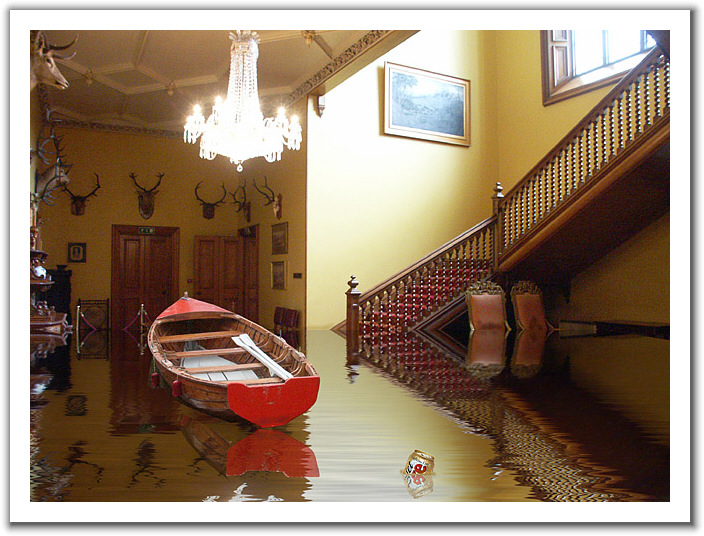
%> input picture assignment2/Flooded_house.jpg, 704 x 536 px
$ octave assignment2_c.m   (GNU Octave 9; MATLAB toolbox functions it lacks are replaced by stand-ins)
%> lines starting %> are read from the running program, lines starting %| are printed output that depends on the picture
clc
clear all
close all

rgbImage = imread('Flooded_house.jpg', 'jpg');      % Load Image
%> rgbImage is the input picture: size 536x704x3 uint8; mean R, G, B 148.4, 127, 106.1
ycbcr = rgb2ycbcr(rgbImage);                        % convert RGB to YCbCr
%> ycbcr: size 536x704x3 uint8; mean of channels 1, 2, 3 128.5, 115.7, 138.9
Y = ycbcr(:, :, 1);                                 % Y component only
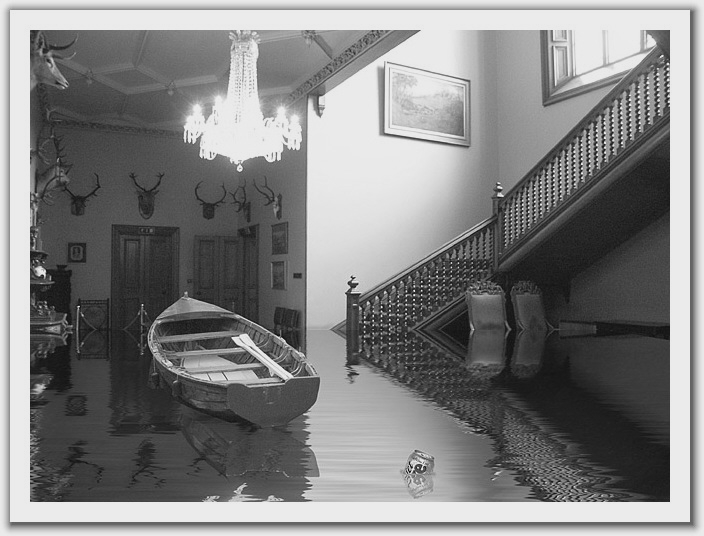
%> Y: size 536x704 uint8; min 16, max 235, mean 128.5
Cr = ycbcr(:, :, 2);                                % Cr component only
Cb = ycbcr(:, :, 3);                                % Cb component only
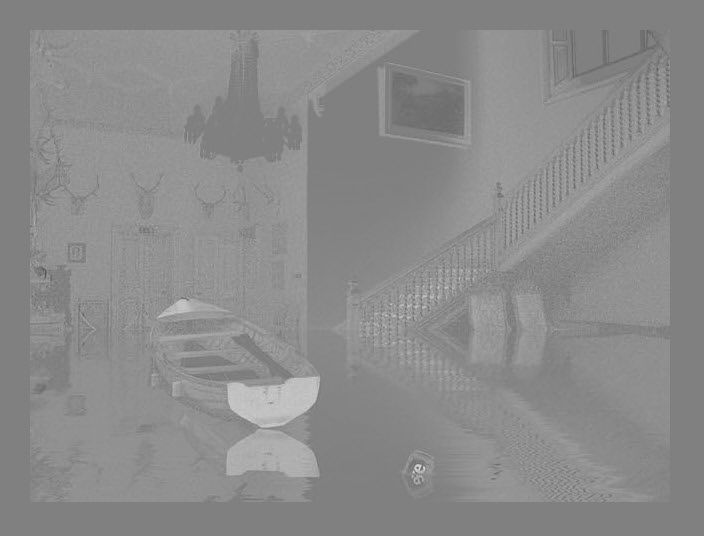
%> Cb: size 536x704 uint8; min 79, max 218, mean 138.9
% This is to assign a size to each to row, column, and channels variables
[rows, columns, numberOfYcbcrChannels] = size(ycbcr);
%> rows = 536; columns = 704; numberOfYcbcrChannels = 3
% This is to assign a size to each to row, column, and channels variables

sub_Cr = zeros( (rows/2), (columns/2), 'uint8' );        % fill subsampled array with 0's
sub_Cb = zeros( (rows/2), (columns/2), 'uint8' );        % fill subsampled array with 0's

x = 1;                                                   % Rows
y = 1;                                                   % Columns
for i = 1:2:rows
    for j = 1:2:columns
        sub_Cr(x, y) = Cr( ((x*2)-1), ((y*2)-1) );  % 4:2:0 subsampling
        sub_Cb(x, y) = Cb( ((x*2)-1), ((y*2)-1) );  % 4:2:0 subsampling
        y = y + 1;
    end
    x = x + 1;
    y = 1;
end
%> after the loop, x = 269

%  Encoder
%  Compute the 8x8 block DCT transform coefficients of the luminance and
%  chrominance components of the image.
%%%%%%%%%%%%%%%%%%%%%%%%%%%%%%%%%%%%%%%%%%%%%%%%%%%%%%%%%%%%%%%%%%%%%%%%%%
%  Prepare (normalize) all the matrices for transformation
y_norm = int16(Y);                  % Normalize Y and subtract
y_norm = y_norm - 128;              % 128 from all values in matrix
sub_cr_norm = int16(sub_Cr);        % Normalize sub-sampled Cr and subtract
sub_cr_norm = sub_cr_norm - 128;    % 128 from all values in matrix
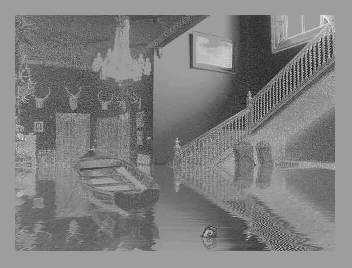
%> sub_cr_norm: size 268x352 int16; min -65, max 40, mean -12.4; drawn with min black and max white
sub_cb_norm = int16(sub_Cb);        % Normalize sub-sampled Cb and subtract
sub_cb_norm = sub_cb_norm - 128;    % 128 from all values in matrix
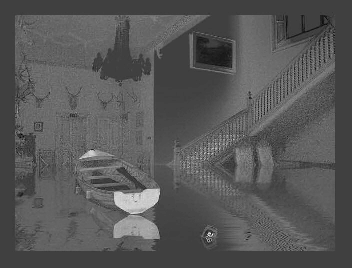
%> sub_cb_norm: size 268x352 int16; min -30, max 89, mean 10.9; drawn with min black and max white
%%%%%%%%%%%%%%%%%%%%%%%%%%%%%%%%%%%%%%%%%%%%%%%%%%%%%%%%%%%%%%%%%%%%%%%%%%
y_dct = blkproc(y_norm, [8 8], @dct2);          % This is the DCT of the
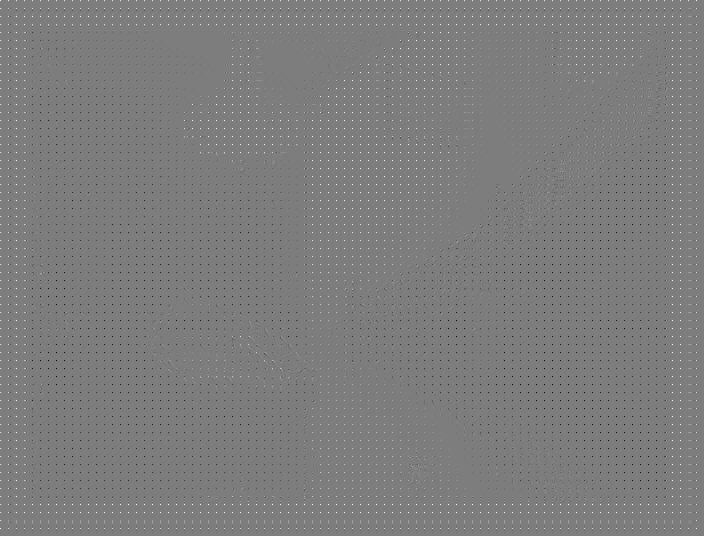
%> y_dct: size 536x704 double; min -828.4, max 856, mean 0.1; drawn with min black and max white
%round off                                      % (Y) Luminance Component
y_dct = fix(y_dct);
%%%%%%%%%%%%%%%%%%%%%%%%%%%%%%%%%%%%%%%%%%%%%%%%%%%%%%%%%%%%%%%%%%%%%%%%%%
sub_Cr_dct = blkproc(sub_cr_norm, [8 8], @dct2);    % This is the DCT of the
%round off                                          % Sub-sampled Cr-Band
sub_Cr_dct = fix(sub_Cr_dct);
%%%%%%%%%%%%%%%%%%%%%%%%%%%%%%%%%%%%%%%%%%%%%%%%%%%%%%%%%%%%%%%%%%%%%%%%%%
sub_Cb_dct = blkproc(sub_cb_norm, [8 8], @dct2);    % This is the DCT of the
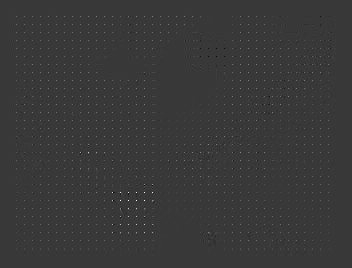
%> sub_Cb_dct: size 268x352 double; min -148.7, max 517.4, mean 1.3; drawn with min black and max white
%round off                                          % Sub-sampled Cb-Band
sub_Cb_dct = fix(sub_Cb_dct);

y_quantization_matrix = [16 11 10 16 24 40 51 61;
                         12 12 14 19 26 58 60 55;
                         14 13 16 24 40 57 69 56;
                         14 17 22 29 51 87 89 62;
                         18 22 37 56 68 109 103 77;
                         24 35 55 64 81 104 113 92;
                         49 64 78 87 108 121 120 101;
                         72 92 95 98 112 100 103 99];

cb_cr_quantization_matrix = [17 18 24 47 99 99 99 99;
                             18 21 26 66 99 99 99 99;
                             24 26 56 99 99 99 99 99;
                             47 66 99 99 99 99 99 99;
                             99 99 99 99 99 99 99 99;
                             99 99 99 99 99 99 99 99;
                             99 99 99 99 99 99 99 99;
                             99 99 99 99 99 99 99 99;];


% Quantize the Y (Luminance) by dividing by the (Y) quantization Matrix
% (Y) Luminance quantization Matrix
myfun = @(block_struct) rdivide(block_struct.data, y_quantization_matrix);
y_quantized = blockproc(y_dct, [8 8], myfun);
%round off
y_quantized = fix(y_quantized);
% convert to 32-bit
y_quantized = int32(y_quantized);
%> y_quantized: size 536x704 int32

% Quantize the Cb Band by dividing by the Cb Cr quantization Matrix
sub_Cb_dct_padded = padarray(sub_Cb_dct, 4, 0, 'post');
myfun2 = @(block_struct) rdivide(block_struct.data, cb_cr_quantization_matrix);
sub_Cb_quantized = blockproc(sub_Cb_dct_padded, [8 8], myfun2);
%round off
sub_Cb_quantized = fix(sub_Cb_quantized);
% convert to 32-bit
sub_Cb_quantized = int32(sub_Cb_quantized);
%> sub_Cb_quantized: size 272x352 int32


% Quantize the Cr Band by dividing by the Cb Cr quantization Matrix
sub_Cr_dct_padded = padarray(sub_Cr_dct, 4, 0, 'post');
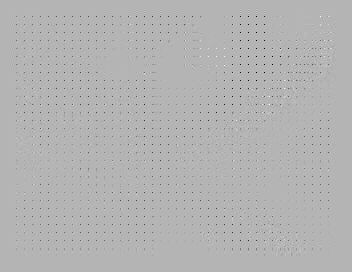
%> sub_Cr_dct_padded: size 272x352 double; min -340, max 140, mean -1.6; drawn with min black and max white
myfun3 = @(block_struct) rdivide(block_struct.data, cb_cr_quantization_matrix);
sub_Cr_quantized = blockproc(sub_Cr_dct_padded, [8 8], myfun3);
%round off
sub_Cr_quantized = fix(sub_Cr_quantized);
% convert to 32-bit
sub_Cr_quantized = int32(sub_Cr_quantized);
%> sub_Cr_quantized: size 272x352 int32


%%% Assign and Display the blocks to be shown for the report
block1 = y_quantized(41:48, 1:8);
%> block1 = [41 13 -3 0 0 0 0 0; 0 0 0 0 0 0 0 0; 0 0 0 0 0 0 0 0; 0 0 0 0 0 0 0 0; 0 0 0 0 0 0 0 0; 0 0 0 0 0 0 0 0; 0 0 0 0 0 0 0 0; 0 0 0 0 0 0 0 0]
block2 = y_quantized(41:48, 9:16);
%> block2 = [43 -19 -14 -3 0 1 1 0; 0 0 0 0 0 0 0 0; 0 0 0 0 0 0 0 0; 0 0 0 0 0 0 0 0; 0 0 0 0 0 0 0 0; 0 0 0 0 0 0 0 0; 0 0 0 0 0 0 0 0; 0 0 0 0 0 0 0 0]
%%% Assign and Display the blocks to be shown for the report


%%% Begin zig zag method and print of (Y) Luminance coefficient scan
row = uint8(1);
column = uint8(1);
flag = 0;   % Up = 1; Down = 0  Flag to go either up or down
zigzag_coefficients_1 = [];
zigzag_coefficients_2 = [];
for k = 1 : 64
    if ( ( row == 1 || row == 8) && (column == 1 || column == 3 || column == 5 || column == 7 ) ) % Move Right
        if(block1(row, column) ~= 0) zigzag_coefficients_1 = [zigzag_coefficients_1, block1(row, column)]; end
        if(block2(row, column) ~= 0) zigzag_coefficients_2 = [zigzag_coefficients_2, block2(row, column)]; end
        column = column + 1;
    elseif ( (row == 2 || row == 4 || row == 6)  &&  (column == 1 || column == 8) )   % Move Down
        if(block1(row, column) ~= 0) zigzag_coefficients_1 = [zigzag_coefficients_1, block1(row, column)]; end
        if(block2(row, column) ~= 0) zigzag_coefficients_2 = [zigzag_coefficients_2, block2(row, column)]; end
        row = row + 1;
    elseif(k == 64)
        if(block1(row, column) ~= 0) zigzag_coefficients_1 = [zigzag_coefficients_1, block1(row, column)]; end
        if(block2(row, column) ~= 0) zigzag_coefficients_2 = [zigzag_coefficients_2, block2(row, column)]; end
    else                    % Either move diagonal Up-Right or Down-Left
        if(flag == 0)       % Move diagonal Down-Left
            if(block1(row, column) ~= 0) zigzag_coefficients_1 = [zigzag_coefficients_1, block1(row, column)]; end
            if(block2(row, column) ~= 0) zigzag_coefficients_2 = [zigzag_coefficients_2, block2(row, column)]; end
            row = row + 1;
            column = column - 1;
            if(column == 1 || row == 8 && (column == 3 || column == 5 || column == 7)) flag = 1; end
        else                % Move diagonal Up-Right
            if(block1(row, column) ~= 0) zigzag_coefficients_1 = [zigzag_coefficients_1, block1(row, column)]; end
            if(block2(row, column) ~= 0) zigzag_coefficients_2 = [zigzag_coefficients_2, block2(row, column)]; end
            row = row - 1;
            column = column + 1;
            if( row == 1 || column == 8 && (row == 2 || row == 4 || row == 6) ) flag = 0; end
        end
    end
end
%> this loop made 64 passes
%> (zigzag_coefficients_1, zigzag_coefficients_2) on passes 1, 2, 6: (41, 43), ([41 13], [43 -19]), ([41 13 -3], [43 -19 -14])
%> zigzag_coefficients_2 on passes 7, 16, 28: [43 -19 -14 -3], [43 -19 -14 -3 1], [43 -19 -14 -3 1 1]
%> after the loop, column = 8; flag = 1; row = 8
%%% End zig zag method and print of (Y) Luminance coefficient scan

sprintf( ' 1st block DC DCT coefficient  =  %d ', block1(1, 1) )
%> ans = ' 1st block DC DCT coefficient  =  41 '
sprintf( ' 2nd block DC DCT coefficient  =  %d ', block2(1, 1) )
%> ans = ' 2nd block DC DCT coefficient  =  43 '
disp( 'These are the zig-zagged scanned coefficients for the 1st block')
disp(zigzag_coefficients_1)
%|    41   13   -3
disp( 'These are the zig-zagged scanned coefficients for the 2nd block')
disp(zigzag_coefficients_2)
%|    43  -19  -14   -3    1    1


% [16 lines of commented-out code are left out]
%%%%%%%%%%%%%%%%%%%%%%%%%%%%%%%%%%%%%%%%%%%%%%%%%%%%%%%%%%%%%%%%%%%
% [56 lines of commented-out code are left out]
